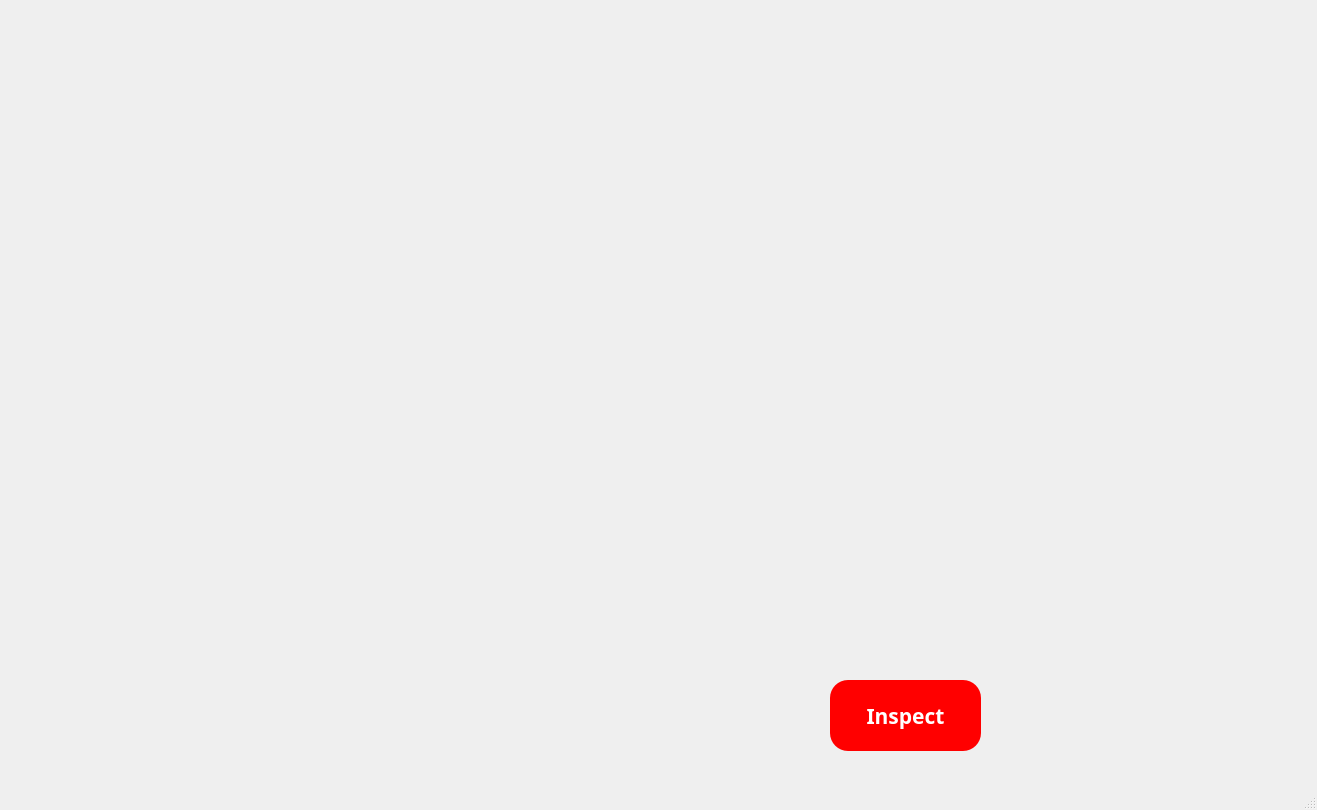
<?xml version="1.0" encoding="UTF-8"?>
<ui version="4.0">
 <class>MainWindow</class>
 <widget class="QMainWindow" name="MainWindow">
  <property name="geometry">
   <rect>
    <x>0</x>
    <y>0</y>
    <width>1317</width>
    <height>810</height>
   </rect>
  </property>
  <property name="windowTitle">
   <string>Lear - CCSC</string>
  </property>
  <widget class="QWidget" name="centralwidget">
   <widget class="QLabel" name="video_label">
    <property name="geometry">
     <rect>
      <x>90</x>
      <y>0</y>
      <width>921</width>
      <height>661</height>
     </rect>
    </property>
    <property name="cursor">
     <cursorShape>ArrowCursor</cursorShape>
    </property>
    <property name="autoFillBackground">
     <bool>false</bool>
    </property>
    <property name="styleSheet">
     <string notr="true"/>
    </property>
    <property name="text">
     <string/>
    </property>
   </widget>
   <widget class="QPushButton" name="record_button">
    <property name="geometry">
     <rect>
      <x>830</x>
      <y>680</y>
      <width>151</width>
      <height>71</height>
     </rect>
    </property>
    <property name="font">
     <font>
      <family>Tw Cen MT</family>
      <pointsize>16</pointsize>
      <weight>75</weight>
      <bold>true</bold>
     </font>
    </property>
    <property name="cursor">
     <cursorShape>PointingHandCursor</cursorShape>
    </property>
    <property name="styleSheet">
     <string notr="true">QPushButton{
	background-color:red;
	color:white;
	border:none;
	border-radius:18px;
}

QPushButton:hover {
    background-color: #FF2E2E;
    cursor: pointer;
}</string>
    </property>
    <property name="text">
     <string>Inspect</string>
    </property>
   </widget>
  </widget>
  <widget class="QMenuBar" name="menubar">
   <property name="geometry">
    <rect>
     <x>0</x>
     <y>0</y>
     <width>1317</width>
     <height>21</height>
    </rect>
   </property>
  </widget>
  <widget class="QStatusBar" name="statusbar"/>
 </widget>
 <resources/>
 <connections/>
</ui>
